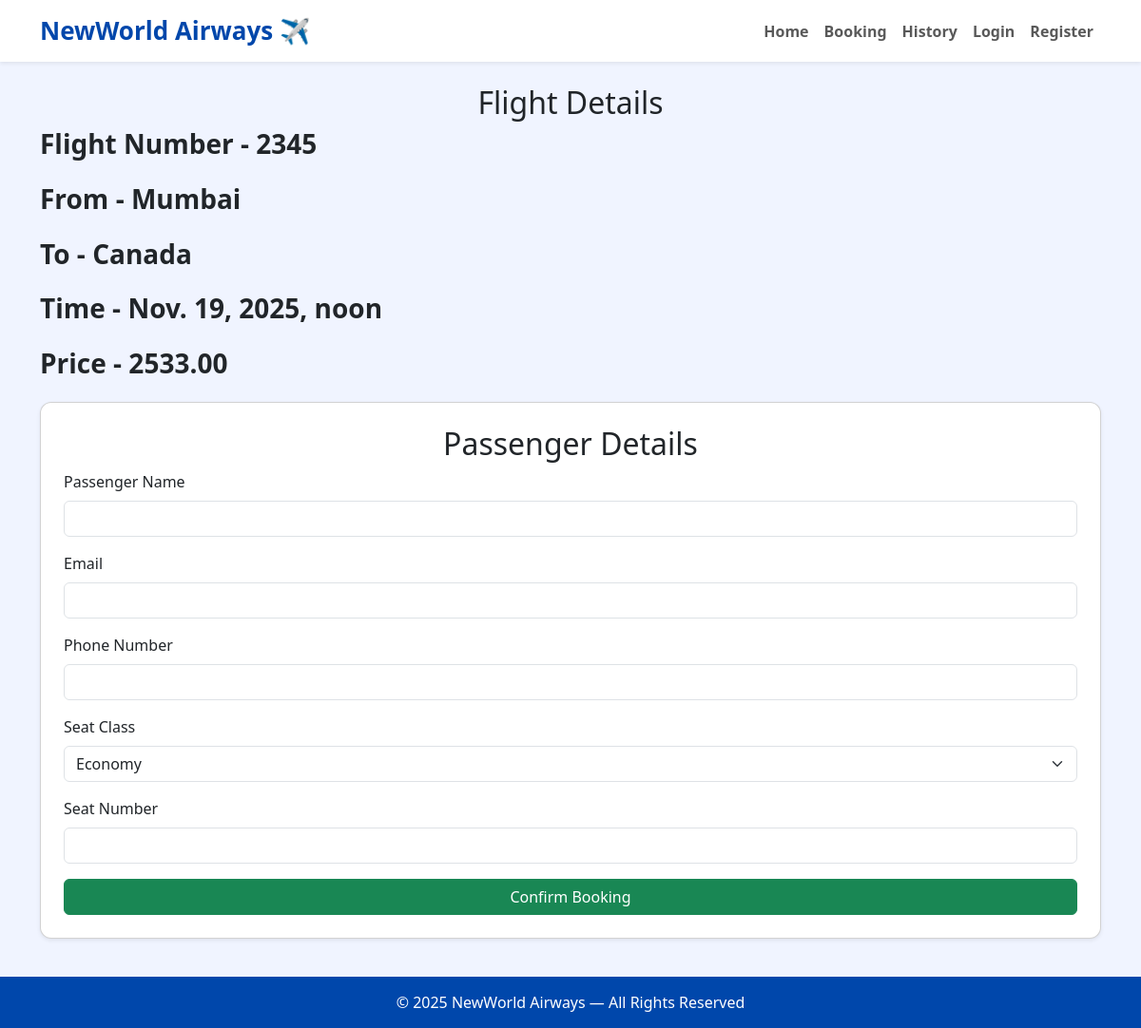
The page /booking/2/ on the database its author committed.
### base/models.py (models this page shows, shortened)
class Flight(models.Model):
    flight_no = models.CharField(max_length=20)
    origin = models.CharField(max_length=100)
    destination = models.CharField(max_length=100)
    departure_time = models.DateTimeField()
    price = models.DecimalField(max_digits=8, decimal_places=2)

### base/views.py (the view, shortened to what this page needs)
# urls.py: path('booking/<int:flight_id>/',booking, name='booking'),
def booking(request, flight_id):
    flight = get_object_or_404(Flight, id=flight_id)
    return render(request, "booking.html", {"flight": flight})

### base/templates/booking.html (shortened to what this page needs)
{% extends 'home.html' %}
{% block content %}
<center><h2>Flight Details</h2></center>
<h3 class="fw-bold mb-4">Flight Number - {{ flight.flight_no }}</h3>
<h3 class="fw-bold mb-4">From - {{ flight.origin }}</h3>
<h3 class="fw-bold mb-4">To - {{ flight.destination }}</h3>
<h3 class="fw-bold mb-4">Time - {{ flight.departure_time}}</h3>
<h3 class="fw-bold mb-4">Price -  {{ flight.price }}</h3>
<div class="card shadow-sm p-4">
    <form method="POST">
        <center><h2> Passenger Details</h2></center>
        <div class="mb-3">
            <label class="form-label">Passenger Name</label>
            <input type="text" name="passenger_name" class="form-control" required>
        </div>
        <div class="mb-3">
            <label class="form-label">Email</label>
            <input type="email" name="email" class="form-control" required>
        </div>
        <div class="mb-3">
            <label class="form-label">Phone Number</label>
            <input type="text" name="phone" class="form-control" required>
        </div>
        <div class="mb-3">
            <label class="form-label">Seat Class</label>
            <select name="seat_class" class="form-select">
                <option value="Economy">Economy</option>
            </select>
        </div>
        <div class="mb-3">
            <label class="form-label">Seat Number</label>
            <input type="text" name="seat_number" class="form-control" required>
        </div>
        <button class="btn btn-success w-100">Confirm Booking</button>
    </form>
</div>
{% endblock %}

### templates/nav.html (style rules this page uses)
body { background: #f0f4ff; }
.card { border-radius: 12px; }

### rows shown on the page
Flight: flight_no "2345", origin "Mumbai", destination "Canada", departure_time "Nov. 19, 2025, noon", price "2533.00"
